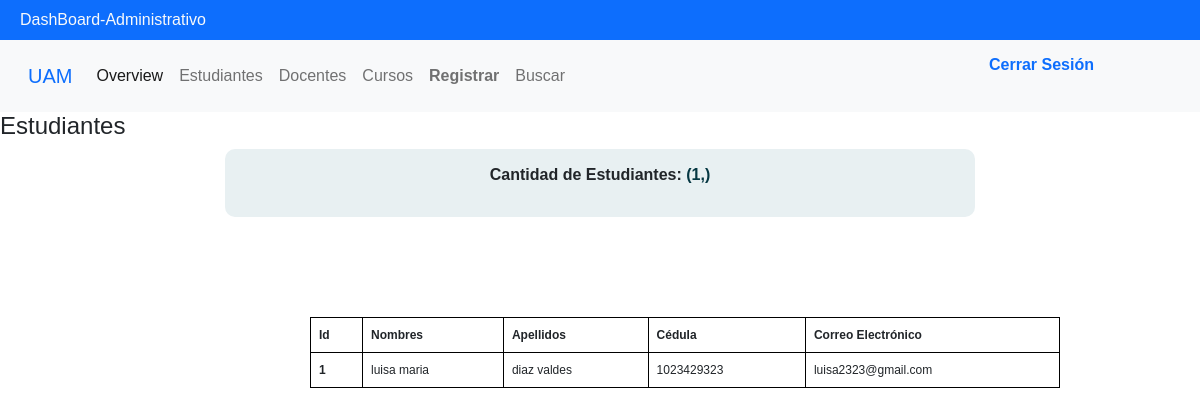
Before: /DashBoard-Administrativo/estudiantes with the older database file.
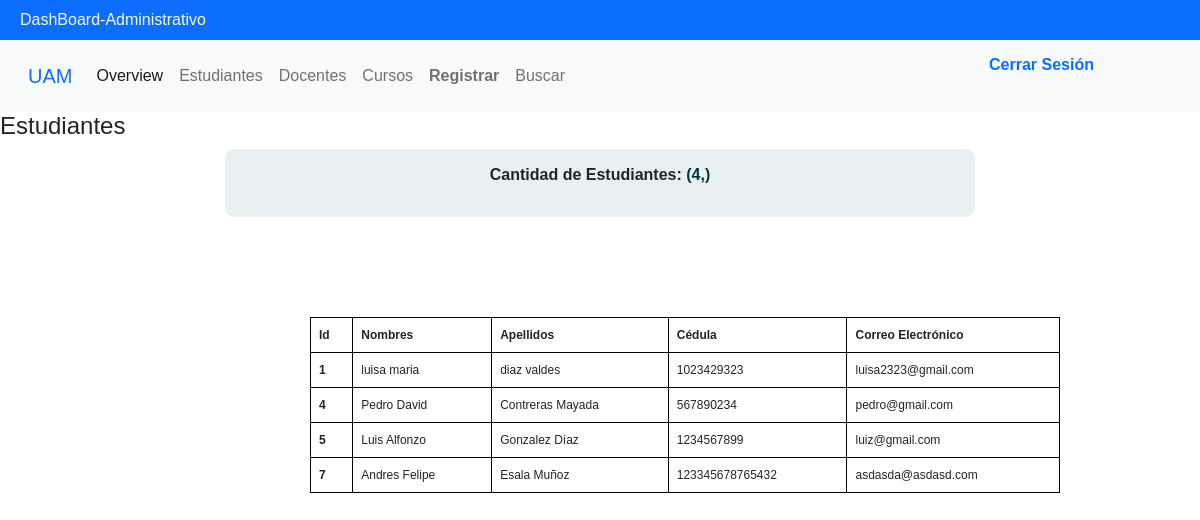
After: the same page with the newer database file.
### tables this page shows
CREATE TABLE Usuarios (idUsuario INTEGER PRIMARY KEY AUTOINCREMENT UNIQUE, codUsuario VARCHAR (10) UNIQUE NOT NULL, primerNombre TEXT (11) NOT NULL, segundoNombre TEXT (11) NOT NULL, primerApellido TEXT (12) NOT NULL, segundoApellido TEXT (12) NOT NULL, email TEXT NOT NULL, clave VARCHAR (15) NOT NULL, idTipoUsuario INT REFERENCES Tipo_Usuarios (idTipoUsuario) NOT NULL);

### app.py (the view)
@app.route('/DashBoard-Administrativo/estudiantes',methods=['GET','POST'])
def estudiantes():
    cantEst = usersControllers.cantUsers()
    users = usersControllers.getUsers()
    data = {
        "cant": cantEst,
        "users": users
    }
    return render_template('estudiantes.html', students = data)

### db.py (called while the page is built)
def get_db():
    try:
        g.db = sqlite3.connect("baseDeDatos.db")
        return g.db
    except Error:
        print(Error)

### usersControllers.py (called while the page is built)
def getUsers():
    connect = get_db()
    cursor = connect.cursor()
    sql = " SELECT idUsuario, primerNombre, segundoNombre, primerApellido, segundoApellido, codUsuario, email FROM Usuarios WHERE idTipoUsuario = 1"
    cursor.execute(sql)
    users = cursor.fetchall()
    return users

def cantUsers():
    connect = get_db()
    cursor = connect.cursor()
    sql = " SELECT COUNT(*) FROM Usuarios WHERE idTipoUsuario = 1; "
    cursor.execute(sql)
    users = cursor.fetchone()
    return users

### templates/estudiantes.html (shortened to what this page needs)
{% extends "base.html" %}
{% block contenido %}
<head>
    <link rel="stylesheet" href="{{  url_for('static',  filename='css/styleTabs.css')  }}">
</head>
<header>
    <h4>Estudiantes</h4>
</header>
    <div id='contador'>
    <p>
        <b>Cantidad de Estudiantes: <span style="color:#053742">{{ students["cant"] }}</span></b><br>
    </p>
    </div>
    <table class="table table-bordered">
        <thead>
          <tr>
            <th scope="col">Id</th>
            <th scope="col">Nombres</th>
            <th scope="col">Apellidos</th>
            <th scope="col">Cédula</th>
            <th scope="col">Correo Electrónico</th>
          </tr>
        </thead>
        <tbody>
          {% for usuario in students.users %}
            <tr>
              <th scope="row">{{ usuario[0] }}</th>
              <td>{{ usuario[1] }} {{ usuario[2] }}</td>
              <td>{{ usuario[3] }} {{ usuario[4] }}</td>
              <td>{{ usuario[5] }}</td>
              <td>{{ usuario[6] }}</td>
            </tr>
          {% endfor %}
        </tbody>
      </table>
    {% endblock %}

### templates/base.html (shortened to what this page needs)
<!DOCTYPE html>
<html lang="en">
  <head>
    <link
      href="https://cdn.jsdelivr.net/npm/bootstrap@5.0.2/dist/css/bootstrap.min.css"
      rel="stylesheet"
    />
    <link
      rel="stylesheet"
      href="{{  url_for('static',  filename='css/styleBase.css')  }}"
    />
    <link rel="stylesheet" href="/static/css/retroAlimenBusqueda.css" />
    <link rel="stylesheet" href="{{  url_for('static',  filename='css/styleTabs.css')  }}">
  </head>
  <body>
    <header
      class="container-fluid bg-primary d-flex justify-content-center-center"
    >
      {% if session.nombre %}
      <p class="text-light mb-0 p-2 fs-6">
        DashBoard-Administrativo - {{ session.nombre }}
      </p>
      {% else %}
      <p class="text-light mb-0 p-2 fs-6">DashBoard-Administrativo</p>
      {% endif %}
    </header>
    <nav class="navbar navbar-expand-lg navbar-light bg-light p-3">
      <div class="container-fluid">
        <a class="navbar-brand" href="/DashBoard-Administrativo">
          <span class="text-primary"> UAM </span>
        </a>
        <div class="collapse navbar-collapse" id="navbarSupportedContent">
          <ul class="navbar-nav me-auto mb-2 mb-lg-0">
            <li class="nav-item">
              <a
                id="overview"
                class="nav-link active"
                aria-current="page"
                href="/DashBoard-Administrativo/overview"
                onsubmit="selector()"
              >
                Overview
              </a>
            </li>
            <li class="nav-item">
              <a class="nav-link" href="/DashBoard-Administrativo/estudiantes">
                Estudiantes
              </a>
            </li>
            <li class="nav-item">
              <a class="nav-link" href="/DashBoard-Administrativo/docentes">
                Docentes
              </a>
            </li>
            <li class="nav-item">
              <a class="nav-link" href="/DashBoard-Administrativo/cursos">
                Cursos
              </a>
            </li>
            <li class="nav-item">
              <a class="nav-link" href="/DashBoard-Administrativo/registrar">
                <b>Registrar</b>
              </a>
            </li>
            <li class="nav-item">
              <a class="nav-link" href="/DashBoard-Administrativo/buscador">
                Buscar
              </a>
            </li>
          </ul>
        </div>
        <div id="cerrarSesion">
          <a class="nav-link" href="/LoginAdministrativo/signout">
            <b>Cerrar Sesión</b>
          </a>
        </div>
      </div>
    </nav>
    {% block contenido %}{% endblock %}
  </body>
</html>

### static/css/styleBase.css (style rules this page uses)
* { margin: 0; padding: 0; text-decoration: none; font-family: Verdana, Geneva, Tahoma, sans-serif; }
body { overflow: auto; }
.container-fluid { justify-content: space-between; position: auto; z-index: 10; box-sizing: border-box; }
#cerrarSesion { position: absolute; right: 20px; top: 20px; height: 10px; display: flex; justify-content:center; align-items: center; margin-right: 70px; }

### static/css/styleTabs.css (style rules this page uses)
* { margin: 0; padding: 0; -webkit-box-sizing: border-box; -moz-box-sizing: border-box; box-sizing: border-box; font-family: verdana, arial, helvetica; }
#contador { width: 750px; text-align: center; background-color:#E8F0F2; padding: 14px ; border-radius:10px; margin:auto; display: block ; }
.table { margin-top:100px; margin-left: 310px; width: 750px; border: 1px solid black; display:table; font-size: 12px; padding: 46px; }

Changed rows visible on the page:
added Usuarios: idUsuario "4", primerNombre "Pedro", segundoNombre "David", primerApellido "Contreras", segundoApellido "Mayada", codUsuario "567890234", email "pedro@gmail.com"
added Usuarios: idUsuario "5", primerNombre "Luis", segundoNombre "Alfonzo", primerApellido "Gonzalez", segundoApellido "Díaz", codUsuario "1234567899", email "luiz@gmail.com"
added Usuarios: idUsuario "7", primerNombre "Andres", segundoNombre "Felipe", primerApellido "Esala", segundoApellido "Muñoz", codUsuario "123345678765432", email "asdasda@asdasd.com"
Other visible differences:
{{ students["cant"] }}: "(1,)" → "(4,)"
